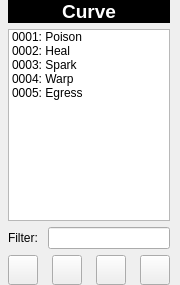
             <widget class="QFrame" name="gridSkillList">
              <property name="minimumSize">
               <size>
                <width>180</width>
                <height>0</height>
               </size>
              </property>
              <property name="maximumSize">
               <size>
                <width>180</width>
                <height>16777215</height>
               </size>
              </property>
              <layout class="QGridLayout" name="gridLayout_51">
               <property name="margin">
                <number>0</number>
               </property>
               <item row="0" column="0" colspan="4">
                <widget class="QLabel" name="label_21">
                 <property name="palette">
                  <palette>
                   <active>
                    <colorrole role="WindowText">
                     <brush brushstyle="SolidPattern">
                      <color alpha="255">
                       <red>255</red>
                       <green>255</green>
                       <blue>255</blue>
                      </color>
                     </brush>
                    </colorrole>
                    <colorrole role="Base">
                     <brush brushstyle="SolidPattern">
                      <color alpha="255">
                       <red>255</red>
                       <green>255</green>
                       <blue>255</blue>
                      </color>
                     </brush>
                    </colorrole>
                    <colorrole role="Window">
                     <brush brushstyle="SolidPattern">
                      <color alpha="255">
                       <red>0</red>
                       <green>0</green>
                       <blue>0</blue>
                      </color>
                     </brush>
                    </colorrole>
                   </active>
                   <inactive>
                    <colorrole role="WindowText">
                     <brush brushstyle="SolidPattern">
                      <color alpha="255">
                       <red>255</red>
                       <green>255</green>
                       <blue>255</blue>
                      </color>
                     </brush>
                    </colorrole>
                    <colorrole role="Base">
                     <brush brushstyle="SolidPattern">
                      <color alpha="255">
                       <red>255</red>
                       <green>255</green>
                       <blue>255</blue>
                      </color>
                     </brush>
                    </colorrole>
                    <colorrole role="Window">
                     <brush brushstyle="SolidPattern">
                      <color alpha="255">
                       <red>0</red>
                       <green>0</green>
                       <blue>0</blue>
                      </color>
                     </brush>
                    </colorrole>
                   </inactive>
                   <disabled>
                    <colorrole role="WindowText">
                     <brush brushstyle="SolidPattern">
                      <color alpha="255">
                       <red>118</red>
                       <green>116</green>
                       <blue>108</blue>
                      </color>
                     </brush>
                    </colorrole>
                    <colorrole role="Base">
                     <brush brushstyle="SolidPattern">
                      <color alpha="255">
                       <red>0</red>
                       <green>0</green>
                       <blue>0</blue>
                      </color>
                     </brush>
                    </colorrole>
                    <colorrole role="Window">
                     <brush brushstyle="SolidPattern">
                      <color alpha="255">
                       <red>0</red>
                       <green>0</green>
                       <blue>0</blue>
                      </color>
                     </brush>
                    </colorrole>
                   </disabled>
                  </palette>
                 </property>
                 <property name="font">
                  <font>
                   <pointsize>14</pointsize>
                   <weight>75</weight>
                   <bold>true</bold>
                  </font>
                 </property>
                 <property name="layoutDirection">
                  <enum>Qt::LeftToRight</enum>
                 </property>
                 <property name="autoFillBackground">
                  <bool>true</bool>
                 </property>
                 <property name="text">
                  <string>Curve</string>
                 </property>
                 <property name="scaledContents">
                  <bool>false</bool>
                 </property>
                 <property name="alignment">
                  <set>Qt::AlignCenter</set>
                 </property>
                </widget>
               </item>
               <item row="1" column="0" colspan="4">
                <widget class="QListWidget" name="listSkill">
                 <property name="minimumSize">
                  <size>
                   <width>0</width>
                   <height>0</height>
                  </size>
                 </property>
                 <property name="maximumSize">
                  <size>
                   <width>16777215</width>
                   <height>16777215</height>
                  </size>
                 </property>
                 <item>
                  <property name="text">
                   <string>0001: Poison</string>
                  </property>
                 </item>
                 <item>
                  <property name="text">
                   <string>0002: Heal</string>
                  </property>
                 </item>
                 <item>
                  <property name="text">
                   <string>0003: Spark</string>
                  </property>
                 </item>
                 <item>
                  <property name="text">
                   <string>0004: Warp</string>
                  </property>
                 </item>
                 <item>
                  <property name="text">
                   <string>0005: Egress</string>
                  </property>
                 </item>
                </widget>
               </item>
               <item row="2" column="0" colspan="4">
                <layout class="QGridLayout" name="gridSkillFilter">
                 <item row="0" column="0">
                  <widget class="QLabel" name="labelSkillFilter">
                   <property name="text">
                    <string>Filter: </string>
                   </property>
                  </widget>
                 </item>
                 <item row="0" column="1">
                  <widget class="QLineEdit" name="lineSkillFilter"/>
                 </item>
                </layout>
               </item>
               <item row="3" column="0">
                <widget class="QToolButton" name="toolAddSkill">
                 <property name="sizePolicy">
                  <sizepolicy hsizetype="Expanding" vsizetype="Fixed">
                   <horstretch>0</horstretch>
                   <verstretch>0</verstretch>
                  </sizepolicy>
                 </property>
                 <property name="minimumSize">
                  <size>
                   <width>30</width>
                   <height>30</height>
                  </size>
                 </property>
                 <property name="maximumSize">
                  <size>
                   <width>30</width>
                   <height>30</height>
                  </size>
                 </property>
                 <property name="text">
                  <string/>
                 </property>
                 <property name="icon">
                  <iconset resource="Resources.qrc">
                   <normaloff>:/add</normaloff>:/add</iconset>
                 </property>
                </widget>
               </item>
               <item row="3" column="1">
                <widget class="QToolButton" name="toolMoveSkillUp">
                 <property name="sizePolicy">
                  <sizepolicy hsizetype="Expanding" vsizetype="Fixed">
                   <horstretch>0</horstretch>
                   <verstretch>0</verstretch>
                  </sizepolicy>
                 </property>
                 <property name="minimumSize">
                  <size>
                   <width>30</width>
                   <height>30</height>
                  </size>
                 </property>
                 <property name="maximumSize">
                  <size>
                   <width>30</width>
                   <height>30</height>
                  </size>
                 </property>
                 <property name="text">
                  <string/>
                 </property>
                 <property name="icon">
                  <iconset resource="Resources.qrc">
                   <normaloff>:/moveup</normaloff>:/moveup</iconset>
                 </property>
                </widget>
               </item>
               <item row="3" column="2">
                <widget class="QToolButton" name="toolMoveSkillDown">
                 <property name="sizePolicy">
                  <sizepolicy hsizetype="Expanding" vsizetype="Fixed">
                   <horstretch>0</horstretch>
                   <verstretch>0</verstretch>
                  </sizepolicy>
                 </property>
                 <property name="minimumSize">
                  <size>
                   <width>30</width>
                   <height>30</height>
                  </size>
                 </property>
                 <property name="maximumSize">
                  <size>
                   <width>30</width>
                   <height>30</height>
                  </size>
                 </property>
                 <property name="text">
                  <string/>
                 </property>
                 <property name="icon">
                  <iconset resource="Resources.qrc">
                   <normaloff>:/movedown</normaloff>:/movedown</iconset>
                 </property>
                </widget>
               </item>
               <item row="3" column="3">
                <widget class="QToolButton" name="toolDeleteSkill">
                 <property name="sizePolicy">
                  <sizepolicy hsizetype="Expanding" vsizetype="Fixed">
                   <horstretch>0</horstretch>
                   <verstretch>0</verstretch>
                  </sizepolicy>
                 </property>
                 <property name="minimumSize">
                  <size>
                   <width>30</width>
                   <height>30</height>
                  </size>
                 </property>
                 <property name="maximumSize">
                  <size>
                   <width>30</width>
                   <height>30</height>
                  </size>
                 </property>
                 <property name="text">
                  <string/>
                 </property>
                 <property name="icon">
                  <iconset resource="Resources.qrc">
                   <normaloff>:/delete</normaloff>:/delete</iconset>
                 </property>
                </widget>
               </item>
              </layout>
             </widget>
